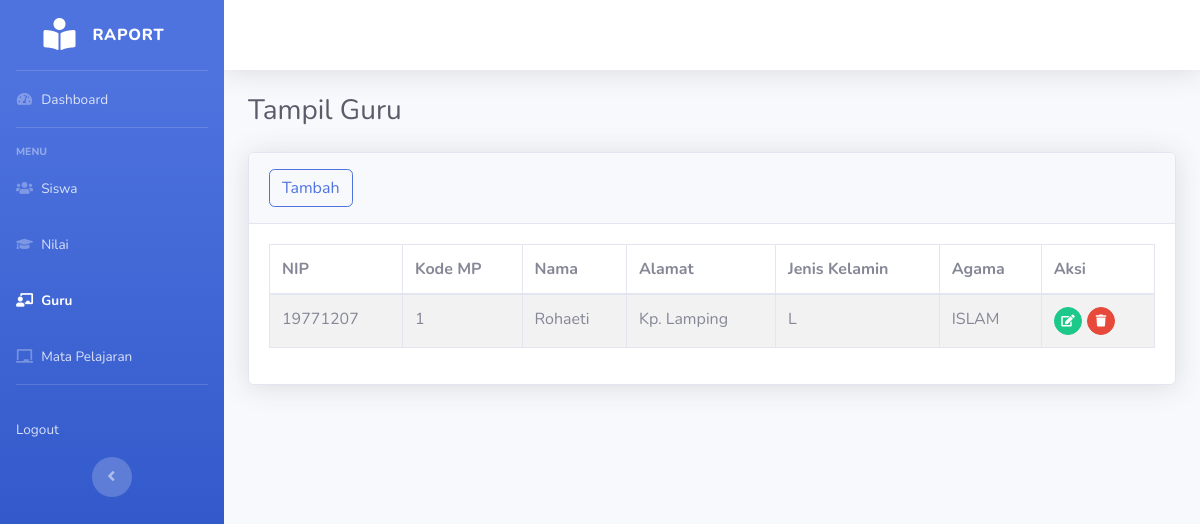
Screenshot of /guru/guru.php with the database file from the repository.
### tables this page shows
CREATE TABLE `guru` (
  `nip` varchar(18) NOT NULL,
  `kd_mp` int(11) DEFAULT NULL,
  `nama_guru` varchar(30) DEFAULT NULL,
  `alamat` varchar(30) DEFAULT NULL,
  `jenis_kelamin` enum('L','P') DEFAULT NULL,
  `agama` enum('ISLAM','PROTESTAN','KATHOLIK','HINDU','BUDHA','KONGHUCU','LAINNYA') DEFAULT NULL
);

### guru/guru.php (the view, shortened to what this page needs)
<!DOCTYPE html>
<html lang="en">
<head>
    <link href="../assets/vendor/fontawesome-free/css/all.min.css" rel="stylesheet" type="text/css">
    <link href="../assets/css/sb-admin-2.min.css" rel="stylesheet">
    <link href="../assets/vendor/datatables/dataTables.bootstrap4.min.css" rel="stylesheet">
</head>
<body id="page-top">
    <div id="wrapper">
       <?php include_once("../layout/sidebar.php") ?>
        <div id="content-wrapper" class="d-flex flex-column">
            <div id="content">
            <?php include_once("../layout/topbar.php") ?>
                <div class="container-fluid">
                    <h1 class="h3 mb-4 text-gray-800">Tampil Guru</h1>
                    <div class="card shadow mb-4">
                        <div class="card-header py-3">
                            <a href="guru-tambah.php"><button type="button" class="btn btn-outline-primary rounded">Tambah</button></a>
                        </div>
                        <div class="card-body">
                            <?php
                            $db=dbConnect();
                            if($db->connect_errno==0){
                            $sql="SELECT * FROM guru";
                            $res=$db->query($sql);
                            if($res){
                            ?>
                            <div class="table-responsive">
                                <table class="table table-bordered table-striped" id="dataTable" width="100%" cellspacing="0">
                                    <thead>
                                        <tr>
                                            <th>NIP</th>
                                            <th>Kode MP</th>
                                            <th>Nama</th>
                                            <th>Alamat</th>
                                            <th>Jenis Kelamin</th>
                                            <th>Agama</th>
                                            <th>Aksi</th>
                                        </tr>
                                    </thead>
                                    <tbody>
                                        <?php
                                        $data = $res->fetch_all(MYSQLI_ASSOC);
                                        foreach($data as $row){
                                        ?>
                                        <tr>
                                            <td><?php echo $row['nip']; ?></td>
                                            <td><?php echo $row['kd_mp']; ?></td>
                                            <td><?php echo $row['nama_guru']; ?></td>
                                            <td><?php echo $row['alamat'];?></td>
                                            <td><?php echo $row['jenis_kelamin']; ?></td>
                                            <td><?php echo $row['agama']; ?></td>
                                            <td>
                                                <a href="guru-edit.php?nip=<?= $row['nip']?>" class="btn btn-success btn-circle btn-sm">
                                                <i class="fas fa-edit"></i>
                                                </a>
                                                <a href="guru-hapus.php?nip=<?= $row['nip'];?>" class="btn btn-danger btn-circle btn-sm hapus">
                                                <i class="fas fa-trash"></i>
                                                </a>
                                            </td>
                                        </tr>
                                            <?php
                                    }
                                    ?>
                                    </tbody>
                                </table>
                                	<?php
	}else
		echo "Gagal Eksekusi SQL".(DEVELOPMENT?" : ".$db->error:"")."<br>";
}
else
	echo "Gagal koneksi".(DEVELOPMENT?" : ".$db->connect_error:"")."<br>";
?>
                            </div>
                        </div>
                </div>
            </div>
        </div>
    </div>
</body>
</html>

### rows the page displays
guru: nip "19771207", kd_mp "1", nama_guru "Rohaeti", alamat "Kp. Lamping", jenis_kelamin "L", agama "ISLAM"
